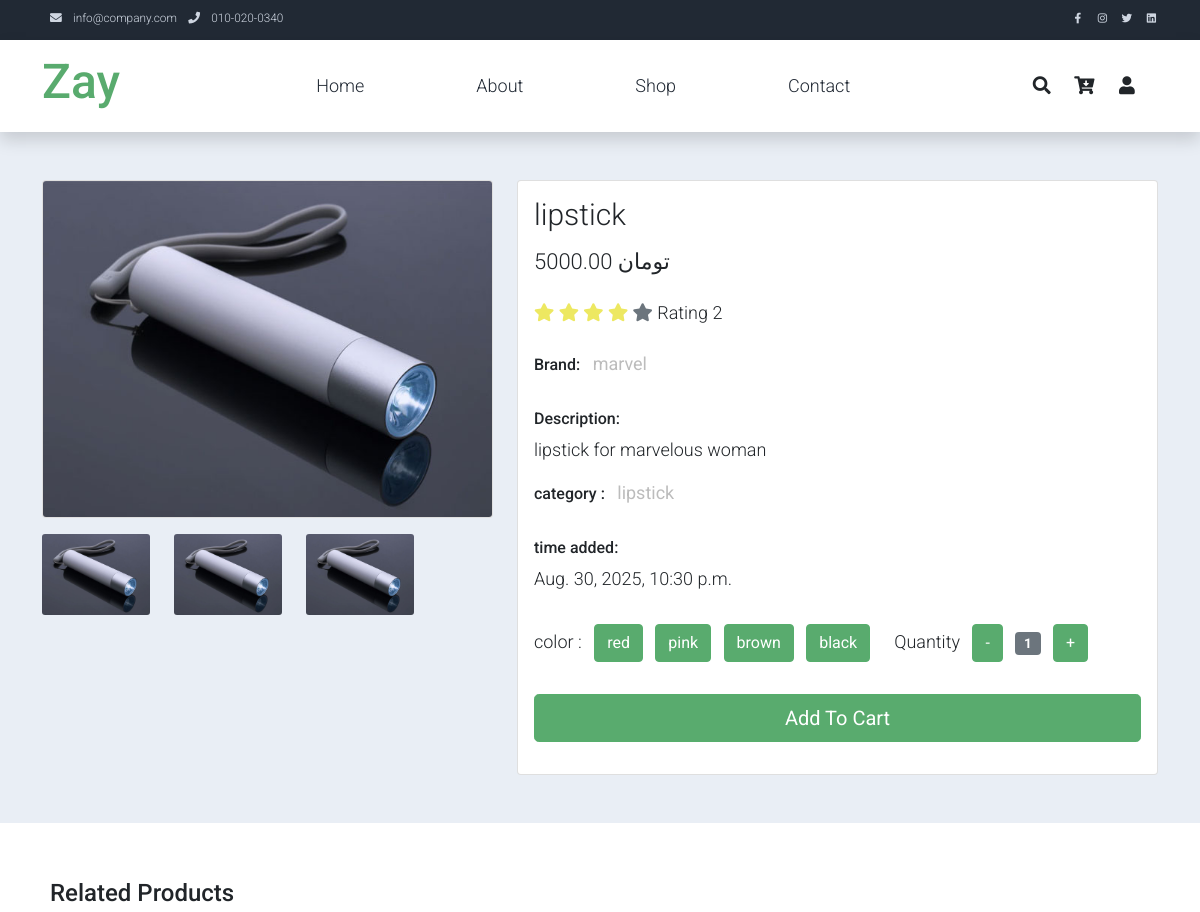
Before: /cart/1/ (upper part) with the older database file.
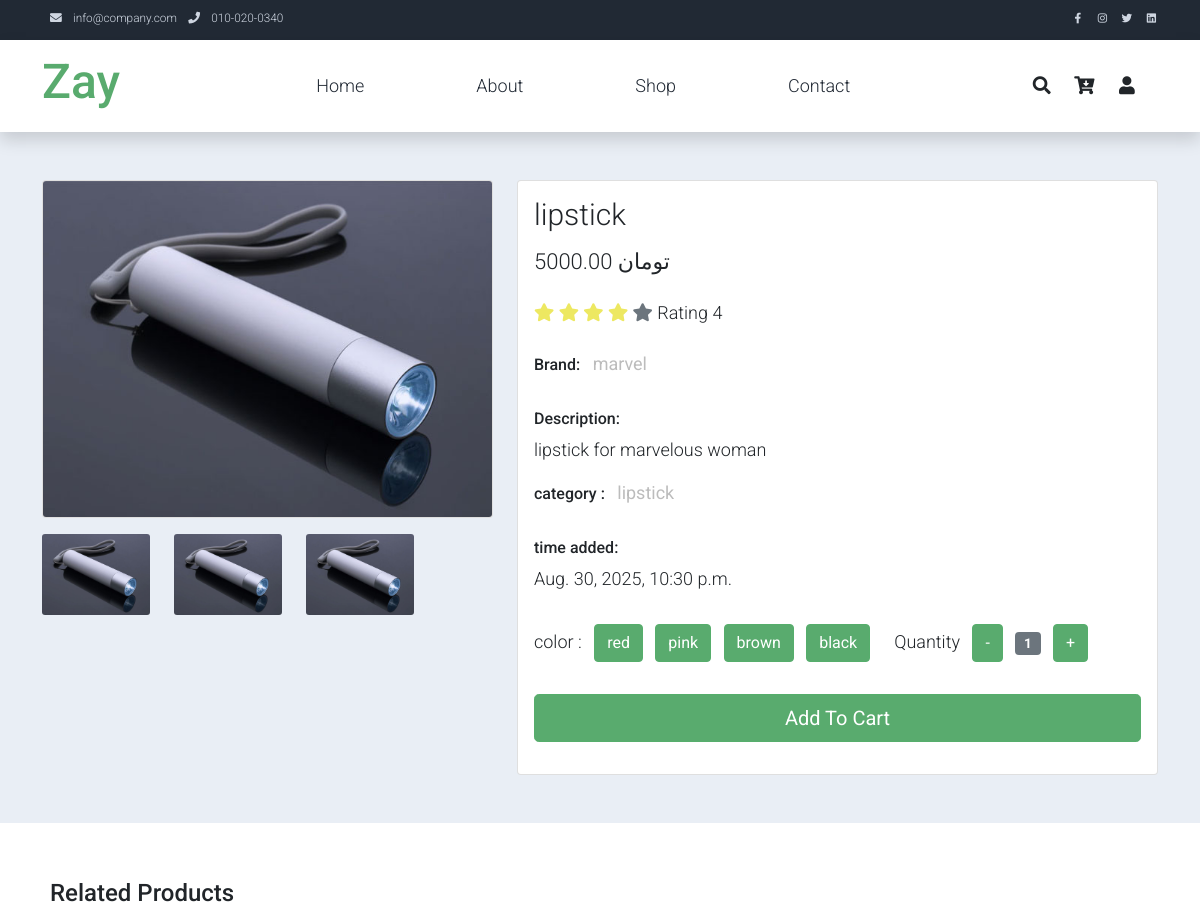
After: the same page with the newer database file.
### commodity/models.py (models this page shows)
class product(models.Model):
    name = models.CharField(max_length=200, null=True, blank=True)
    image = models.ImageField(null=True, blank=True)
    brand = models.CharField(max_length=200, null=True, blank=True)
    category = models.CharField(max_length=200, null=True, blank=True)
    description = models.TextField(null=True, blank=True)
    rating = models.IntegerField(null=True, blank=True)
    price = models.DecimalField(max_digits=7, decimal_places=2, null=True, blank=True)
    createdAt = models.DateTimeField(auto_now_add=True)
    id = models.AutoField(primary_key=True, editable=False)

### shoping_cart/views.py (the view)
# urls.py: path('cart/<int:id>/', cart_view, name='cart'),
def cart_view(request, id):
    products = apps.get_model('commodity', 'product').objects.all()
    requested_product = apps.get_model('commodity', 'product').objects.all()
    requested_product = get_object_or_404(requested_product, id=id)
    return render(request, 'shop-single.html', {'products': products, 'requested_product': requested_product})

### shoping_cart/templates/shop-single.html (shortened to what the changed rows need)
{% load static %}
<!DOCTYPE html>
<html lang="en">
<head>
    <link rel="stylesheet" href="{% static 'css/bootstrap.min.css' %}">
    <link rel="stylesheet" href="{% static 'css/templatemo.css' %}">
    <link rel="stylesheet" href="{% static 'css/custom.css' %}">
    <link rel="stylesheet" href="{% static 'css/fontawesome.min.css' %}">
    <link rel="stylesheet" type="text/css" href="{% static 'css/slick.min.css' %}">
    <link rel="stylesheet" type="text/css" href="{% static 'css/slick-theme.css' %}">
</head>
<body>
    <section class="bg-light">
        <div class="container pb-5">
            <div class="row">
                <div class="col-lg-5 mt-5">
                    <div class="card mb-3">
                        <img class="card-img img-fluid" src="{{requested_product.image.url}}" alt="Card image cap" id="product-detail">
                    </div>
                    <div class="row">
                        <div id="multi-item-example" class="col-10 carousel slide carousel-multi-item" data-bs-ride="carousel">
                            <div class="carousel-inner product-links-wap" role="listbox">
                                <div class="carousel-item active">
                                    <div class="row">
                                        <div class="col-4">
                                            <a href="{{requested_product.image.url}}">
                                                <img class="card-img img-fluid" src="{{requested_product.image.url}}"  alt="Product Image 1" onclick="openModal(this)">
                                            </a>
                                        </div>
                                        <div class="col-4">
                                            <a href="{{requested_product.image.url}}">
                                                <img class="card-img img-fluid" src="{{requested_product.image.url}}" alt="Product Image 1" onclick="openModal(this)">
                                            </a>
                                        </div>
                                        <div class="col-4">
                                            <a href="{{requested_product.image.url}}">
                                                <img class="card-img img-fluid" src="{{requested_product.image.url}}" alt="Product Image 1" onclick="openModal(this)">
                                            </a>
                                        </div>
                                    </div>
                                </div>
                            </div>
                        </div>
                    </div>
                </div>
                <div class="col-lg-7 mt-5">
                    <div class="card">
                        <div class="card-body">
                            <h1 class="h2">{{requested_product.name}}</h1>
                            <p class="h3 py-2">{{requested_product.price}} تومان</p>
                            <p class="py-2">
                                <i class="fa fa-star text-warning"></i>
                                <i class="fa fa-star text-warning"></i>
                                <i class="fa fa-star text-warning"></i>
                                <i class="fa fa-star text-warning"></i>
                                <i class="fa fa-star text-secondary"></i>
                                <span class="list-inline-item text-dark">Rating {{requested_product.rating}}</span>
                            </p>
                            <ul class="list-inline">
                                <li class="list-inline-item">
                                </li>
                                <li class="list-inline-item">
                                    <p class="text-muted"><strong>{{requested_product.brand}}</strong></p>
                                </li>
                            </ul>
                            <h6>Description:</h6>
                            <p>{{requested_product.description}}</p>
                            <ul class="list-inline">
                                <li class="list-inline-item">
                                </li>
                                <li class="list-inline-item">
                                    <p class="text-muted"><strong>{{requested_product.category}}</strong></p>
                                </li>
                            </ul>
                            <h6>time added:</h6>
                            <ul class="list-unstyled pb-3">
                                <li>{{requested_product.createdAt}}</li>
                            </ul>
                            <form action="" method="GET">
                                <div class="row">
                                </div>
                                <div class="row pb-3">
                                </div>
                            </form>
                        </div>
                    </div>
                </div>
            </div>
        </div>
    </section>
</body>
</html>

Changed rows visible on the page:
changed product "lipstick": rating "2" → "4"
